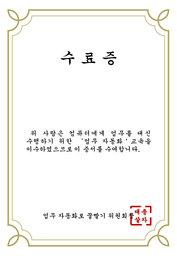
#> input picture su_ryo_jung.png, 177 x 256 px, shrunk from 720 x 1040 before the run; its folder holds only this picture in this run
$ python augmentation_chap5_6.py su_ryo_jung.png
#> lines starting #> are read from the running program, lines starting #| are printed output that depends on the picture; after the words box and inside, x2 and y2 are one past the last pixel; in counts of white or black regions, pixels touching at a corner belong together; long printed decimals are rounded
#-*-coding:'euc-kr'
"""
Author : Byunghyun Ban
GitHub : https://github.com/needleworm
Book : 6개월 치 업무를 하루 만에 끝내는 업무 자동화
Last Modification : 2020.02.15.
"""
import time
import os
from PIL import Image
import sys

# 작업 시작 메시지를 출력합니다.
print("Process Start.")

# 시작 시점의 시간을 기록합니다.
start_time = time.time()

# 부풀릴 이미지 이름을 입력받습니다.
image_filename = sys.argv[1]

# 결과물을 저장할 폴더를 생성합니다.
out_dir ="augmentation"
if out_dir not in os.listdir():
    os.mkdir(out_dir)

# 샘플 이미지 파일을 불러옵니다.
image = Image.open(image_filename)
#> image is the input picture: PIL image 177x256 RGB; mean R, G, B 247.6, 246.6, 243.8
Xdim, Ydim = image.size
#> Xdim = 177; Ydim = 256

# 저장된 파일 개수를 저장해 둘 카운터를 생성합니다.
COUNT = 1

# 일단 원본을 저장합니다. 2의 0승
# 저장할 파일의 이름을 입력합니다.
temp_new_file_name = "%05d.png" %COUNT
# 카운트를 1 증가시킵니다.
COUNT += 1
# 원본 이미지를 저장합니다.
image.save(out_dir + "/" + temp_new_file_name)
image.close()

# 출력 파일명을 저장할 리스트를 만듭니다.
FILELIST = [temp_new_file_name]

# 폴더 내의 이미지를 모두 읽어와 좌우대칭을 저장합니다. 2의 1승
for i in range(len(FILELIST)):
    # 파일을 불러옵니다.
    image = Image.open(out_dir + "/" + FILELIST[i])
    # 변환된 파일을 저장하기 위해 새로운 이름을 지정합니다.
    new_temp_name = "%05d.png" %COUNT
    # 사진이 한 장 만들어질때마다 count를 1씩 증가시킵니다.
    COUNT += 1
    # 이미지를 좌우 반전합니다.
    image = image.transpose(Image.FLIP_LEFT_RIGHT)
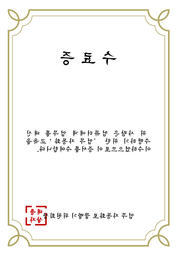
#> image: PIL image 177x256 RGB; mean R, G, B 247.6, 246.6, 243.8
    # 좌우 반전된 이미지를 저장합니다.
    image.save(out_dir + "/" + new_temp_name)
    image.close()
    # 출력 파일명을 리스트에 저장합니다.
    FILELIST.append(new_temp_name)

# 리스트 안의 이미지를 모두 읽어와 상하대칭을 저장합니다. 2의 2승
for i in range(len(FILELIST)):
    # 파일을 불러옵니다.
    image = Image.open(out_dir + "/" + FILELIST[i])
    # 변환된 파일을 저장하기 위해 새로운 이름을 지정합니다.
    new_temp_name = "%05d.png" % COUNT
    # 사진이 한 장 만들어질때마다 count를 1씩 증가시킵니다.
    COUNT += 1
    # 이미지를 상하 반전합니다.
    image = image.transpose(Image.FLIP_TOP_BOTTOM)
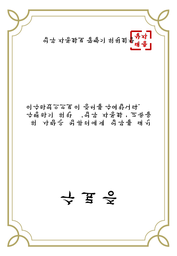
#> image: PIL image 177x256 RGB; mean R, G, B 247.6, 246.6, 243.8
    # 상하 반전된 이미지를 저장합니다.
    image.save(out_dir + "/" + new_temp_name)
    image.close()
    # 출력 파일명을 리스트에 저장합니다.
    FILELIST.append(new_temp_name)

# 리스트 안의 이미지를 모두 읽어와 흑백버전을 저장합니다. 2의 3승
for i in range(len(FILELIST)):
    # 파일을 불러옵니다.
    image = Image.open(out_dir + "/" + FILELIST[i])
    # 변환된 파일을 저장하기 위해 새로운 이름을 지정합니다.
    new_temp_name = "%05d.png" % COUNT
    # 사진이 한 장 만들어질때마다 count를 1씩 증가시킵니다.
    COUNT += 1
    # 이미지를 흑백으로 만듭니다.
    image = image.convert('1')
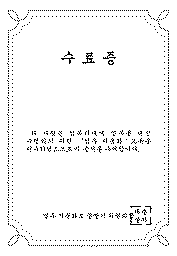
#> image: PIL image 177x256 1; 96.8% white; black in thin lines or dots, all inside (x1, y1, x2, y2) = (7, 10, 169, 247)
    # 흑백으로 변환된 이미지를 저장합니다.
    image.save(out_dir + "/" + new_temp_name)
    image.close()
    # 출력 파일명을 리스트에 저장합니다.
    FILELIST.append(new_temp_name)

# 리스트 안의 이미지를 모두 읽어와 1도씩 회전합니다. 2의 3승 * 180
for el in FILELIST:
    for i in range(180):
        # 깔끔하게 1,000장만 만듭시다.
        # 결과물이 1000개를 넘어서면 코드를 종료합니다.
        if COUNT > 1000:
            break
        # 파일을 불러옵니다.
        image = Image.open(out_dir + "/" + el)
        # 변환된 파일을 저장하기 위해 새로운 이름을 지정합니다.
        new_temp_name = "%05d.png" % COUNT
        # 사진이 한 장 만들어질때마다 count를 1씩 증가시킵니다.
        COUNT += 1
        # 사진을 회전시킵니다.
        image = image.rotate(i+1)
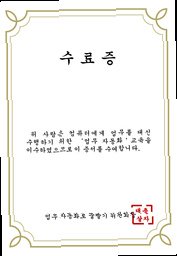
#> image: PIL image 177x256 RGB; mean R, G, B 245.4, 244.3, 241.6
        # 간혹 이미지 크기가 변경된다는 이야기가 있어 resize()를 실행합니다.
        image = image.resize((Xdim, Ydim))
        # 회전 된 이미지를 저장합니다.
        image.save(out_dir + "/" + new_temp_name)
        image.close()

# 작업 종료 메세지를 출력합니다.
print("Process Done.")

# 작업에 총 몇 초가 걸렸는지 출력합니다.
end_time = time.time()
print("The Job Took " + str(end_time - start_time) + " seconds.")
#| The Job Took 3.043 seconds.
